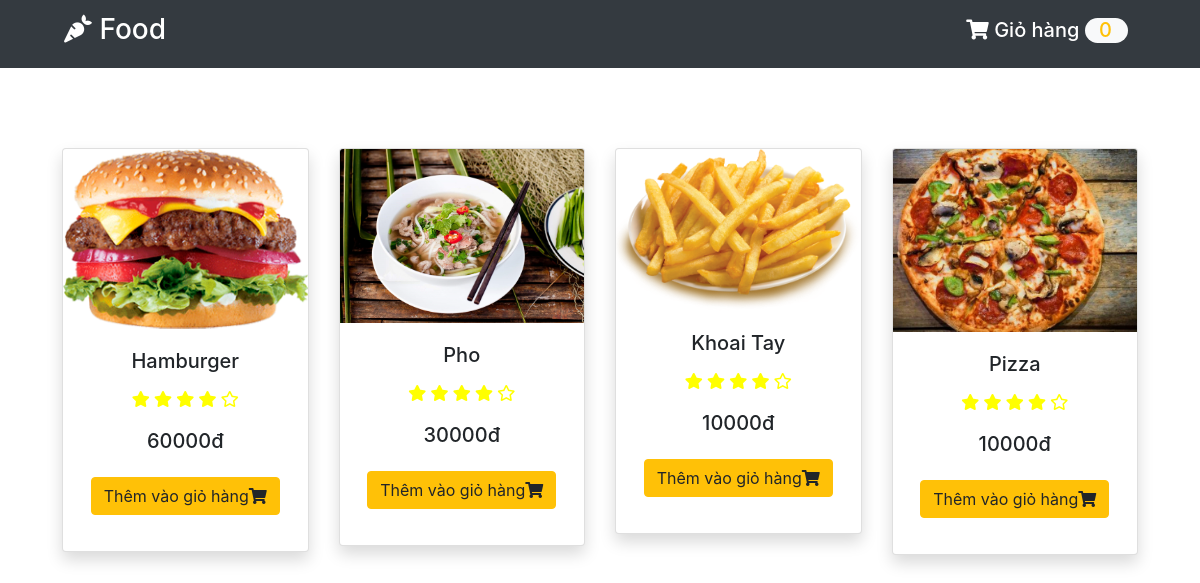
The page /GioHang/index.php on the database its author committed.
### tables this page shows
CREATE TABLE `producttb` (
  `id` int(11) NOT NULL,
  `product_name` varchar(25) NOT NULL,
  `product_price` float DEFAULT NULL,
  `product_image` varchar(100) DEFAULT NULL
);

### GioHang/php/CreateDb.php (called while the page is built, shortened)
<?php
class CreateDb
{
    public $tablename;
    public $con;
    public function __construct(
        $dbname = "Newdb",
        $tablename = "Productdb",
        $servername = "localhost",
        $username = "root",
        $password = ""
    )
    {
        $this->tablename = $tablename;
        $this->con = mysqli_connect($servername, $username, $password);
        $sql = "CREATE DATABASE IF NOT EXISTS $dbname";
        if(mysqli_query($this->con, $sql)){
            $this->con = mysqli_connect($servername, $username, $password, $dbname);
            $sql = " CREATE TABLE IF NOT EXISTS $tablename
                            (id INT(11) NOT NULL AUTO_INCREMENT PRIMARY KEY,
                             product_name VARCHAR (25) NOT NULL,
                             product_price FLOAT,
                             product_image VARCHAR (100)
                            );";
        }else{
            return false;
        }
    }
    public function getData(){
        $sql = "SELECT * FROM  $this->tablename";
        $result = mysqli_query($this->con, $sql);
        if(mysqli_num_rows($result)>0) {
            return $result;
        }
    }
}

### GioHang/php/component.php (the view, shortened to what this page needs)
<?php
function component($productname,$productprice,$productimg,$productid){
    $element = "
    <div class=\"col-md-3 col-sm-6 my-3 my-md-0\">
            <form action=\"index.php\" method=\"post\">
                <div class=\"card shadow\">
                    <div>
                        <img src=\"$productimg\" alt=\"Image1\" class=\"img-fluid card-img-top\">
                    </div>
                    <div class=\"card-body\">
                        <h5 class=\"card-title\">$productname</h5>
                        <h6>
                            <i class=\"fas fa-star\"></i>
                            <i class=\"fas fa-star\"></i>
                            <i class=\"fas fa-star\"></i>
                            <i class=\"fas fa-star\"></i>
                            <i class=\"far fa-star\"></i>
                        </h6>
                        <p class=\"card-text\">
                        </p>
                        <h5>
                            <span class=\"price\">$productprice<span>đ</span></span>
                        </h5>
                        <button type=\"submit\" class=\"btn btn-warning my-3\" name=\"add\">Thêm vào giỏ hàng<i class=\"fas fa-shopping-cart\"></i></button>
                           <input type='hidden' name='product_id' value='$productid'>
                    </div>
                </div>
            </form>
        </div>
    ";
    echo $element;
}

### GioHang/index.php (shortened to what this page needs)
<?php
require_once ('php/CreateDb.php');
require_once('./php/component.php');
$database = new CreateDb("Productdb","Producttb");
?>
<!DOCTYPE html>
<html lang="en">
<head>
    <link rel="stylesheet" href="https://cdnjs.cloudflare.com/ajax/libs/font-awesome/5.8.2/css/all.css" />
    <link rel="stylesheet" href="https://stackpath.bootstrapcdn.com/bootstrap/4.3.1/css/bootstrap.min.css">
    <link rel="stylesheet" href="upload/style1.css">
</head>
<body>
<?php require_once("php/header.php");
?>
<div class="container">
    <div class="row text-center py-5">
    <?php
    $result = $database->getData();
    while($row = mysqli_fetch_assoc($result)){
        component($row['product_name'],$row['product_price'],$row['product_image'],$row['id']);
    }
    ?>
    </div>
</div>
</body>
</html>

### GioHang/php/header.php (shortened to what this page needs)
<header id="header">
    <nav class="navbar navbar-expand-lg navbar-dark bg-dark">
        <a href="./TrangChu/index.html" class="navbar-brand">
            <h3 class="px-5">
                <i class="fas fa-carrot"></i> Food
            </h3>
        </a>
        <div class="collapse navbar-collapse" id="navbarNavAltMarkup">
            <div class="navbar-nav">
                <a href="cart.php" class="nav-item nav-link active">
                    <h5 class="px-5 cart">
                        <i class="fas fa-shopping-cart"></i> Giỏ hàng
                        <?php
                        if (isset($_SESSION['cart'])){
                            $count = count($_SESSION['cart']);
                            echo "<span id=\"cart_count\" class=\"text-warning bg-light\">$count</span>";
                        }else{
                            echo "<span id=\"cart_count\" class=\"text-warning bg-light\">0</span>";
                        }
                        ?>
                    </h5>
                </a>
            </div>
        </div>
    </nav>
</header>

### GioHang/upload/style1.css (style rules this page uses)
img { max-width: 100%; height: auto; }
.fa-star, .fa-star-half { color: yellow; padding: 3% 0; }
#cart_count { text-align: center; padding: 0 1rem 0.1rem 0.9rem; border-radius: 3rem; }
.container { padding: 2rem; }

### rows shown on the page
producttb: product_image (picture), product_name "Hamburger", product_price "60000"
producttb: product_image (picture), product_name "Pho", product_price "30000"
producttb: product_image (picture), product_name "Khoai Tay", product_price "10000"
producttb: product_image (picture), product_name "Pizza", product_price "10000"
